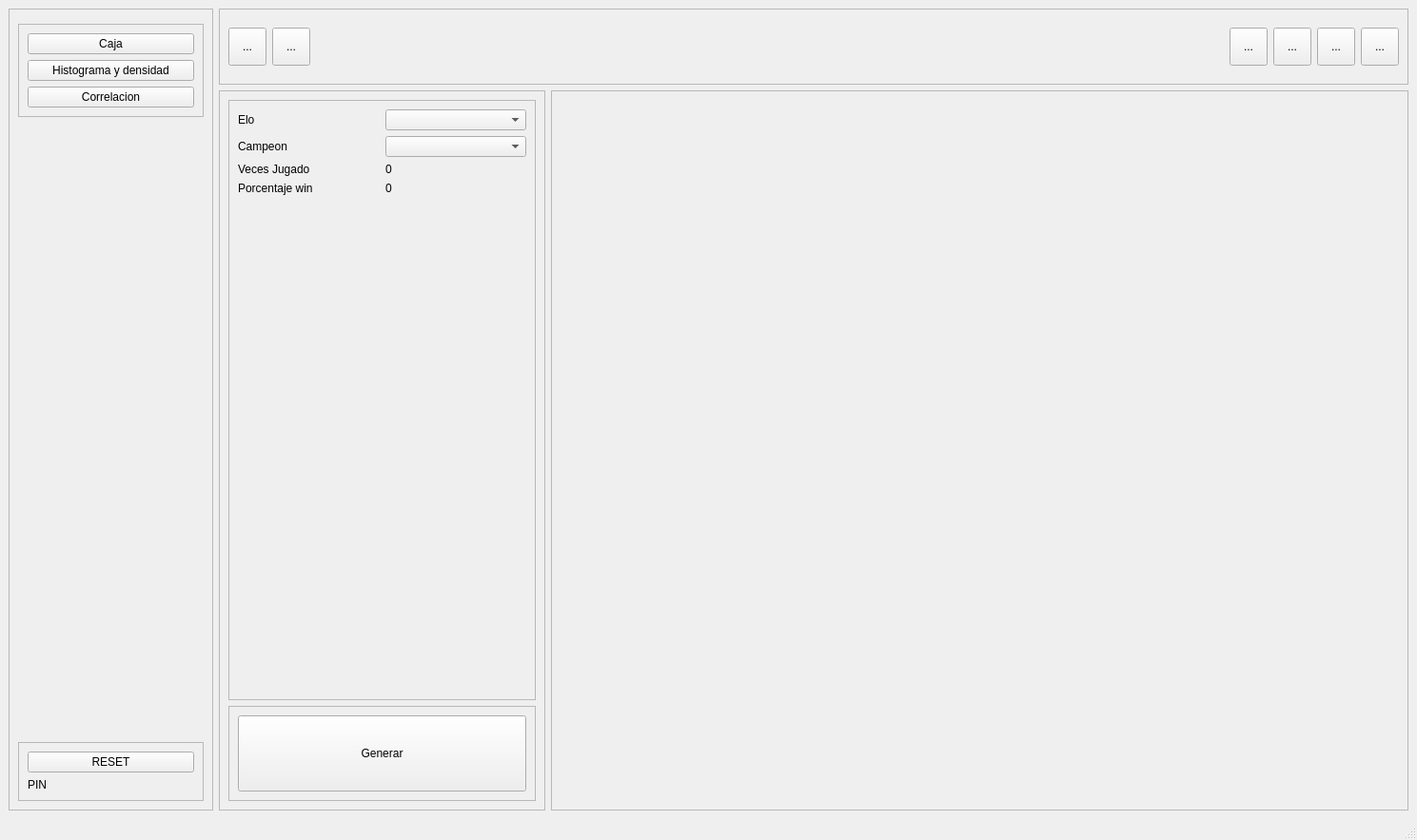
<?xml version="1.0" encoding="UTF-8"?>
<ui version="4.0">
 <class>MainWindow</class>
 <widget class="QMainWindow" name="MainWindow">
  <property name="geometry">
   <rect>
    <x>0</x>
    <y>0</y>
    <width>1489</width>
    <height>883</height>
   </rect>
  </property>
  <property name="windowTitle">
   <string>MainWindow</string>
  </property>
  <property name="styleSheet">
   <string notr="true"/>
  </property>
  <widget class="QWidget" name="centralwidget">
   <layout class="QGridLayout" name="gridLayout" rowstretch="2,19" columnstretch="5,8,21">
    <item row="0" column="0" rowspan="2">
     <widget class="QFrame" name="frame_barra_menu">
      <property name="frameShape">
       <enum>QFrame::StyledPanel</enum>
      </property>
      <property name="frameShadow">
       <enum>QFrame::Raised</enum>
      </property>
      <layout class="QVBoxLayout" name="verticalLayout">
       <item>
        <widget class="QFrame" name="frame_13">
         <property name="frameShape">
          <enum>QFrame::StyledPanel</enum>
         </property>
         <property name="frameShadow">
          <enum>QFrame::Raised</enum>
         </property>
        </widget>
       </item>
       <item>
        <widget class="QFrame" name="frame_5">
         <property name="frameShape">
          <enum>QFrame::StyledPanel</enum>
         </property>
         <property name="frameShadow">
          <enum>QFrame::Raised</enum>
         </property>
         <layout class="QVBoxLayout" name="verticalLayout_2">
          <item>
           <widget class="QPushButton" name="boto_men1">
            <property name="text">
             <string>Caja</string>
            </property>
           </widget>
          </item>
          <item>
           <widget class="QPushButton" name="boto_men2">
            <property name="text">
             <string>Histograma y densidad</string>
            </property>
           </widget>
          </item>
          <item>
           <widget class="QPushButton" name="boto_men3">
            <property name="text">
             <string>Correlacion</string>
            </property>
           </widget>
          </item>
         </layout>
        </widget>
       </item>
       <item>
        <spacer name="verticalSpacer">
         <property name="orientation">
          <enum>Qt::Vertical</enum>
         </property>
         <property name="sizeHint" stdset="0">
          <size>
           <width>20</width>
           <height>40</height>
          </size>
         </property>
        </spacer>
       </item>
       <item>
        <widget class="QFrame" name="frame_4">
         <property name="frameShape">
          <enum>QFrame::StyledPanel</enum>
         </property>
         <property name="frameShadow">
          <enum>QFrame::Raised</enum>
         </property>
         <layout class="QVBoxLayout" name="verticalLayout_3">
          <item>
           <widget class="QPushButton" name="pushButton_4">
            <property name="text">
             <string>RESET</string>
            </property>
            <property name="icon">
             <iconset>
              <normaloff>icono/cait.gif</normaloff>icono/cait.gif</iconset>
            </property>
            <property name="iconSize">
             <size>
              <width>120</width>
              <height>120</height>
             </size>
            </property>
           </widget>
          </item>
          <item>
           <widget class="QLabel" name="label">
            <property name="text">
             <string>PIN</string>
            </property>
           </widget>
          </item>
         </layout>
        </widget>
       </item>
      </layout>
     </widget>
    </item>
    <item row="1" column="2">
     <widget class="QFrame" name="frame_2">
      <property name="frameShape">
       <enum>QFrame::StyledPanel</enum>
      </property>
      <property name="frameShadow">
       <enum>QFrame::Raised</enum>
      </property>
      <layout class="QVBoxLayout" name="verticalLayout_4">
       <property name="spacing">
        <number>0</number>
       </property>
       <property name="leftMargin">
        <number>0</number>
       </property>
       <property name="topMargin">
        <number>0</number>
       </property>
       <property name="rightMargin">
        <number>0</number>
       </property>
       <property name="bottomMargin">
        <number>0</number>
       </property>
       <item>
        <widget class="QStackedWidget" name="stackedWidget">
         <property name="currentIndex">
          <number>0</number>
         </property>
         <widget class="QWidget" name="page">
          <layout class="QGridLayout" name="gridLayout_2"/>
         </widget>
         <widget class="QWidget" name="page_3">
          <layout class="QVBoxLayout" name="verticalLayout_12"/>
         </widget>
         <widget class="QWidget" name="page_2">
          <layout class="QHBoxLayout" name="horizontalLayout_4"/>
         </widget>
         <widget class="QWidget" name="page_4">
          <layout class="QVBoxLayout" name="verticalLayout_13" stretch=""/>
         </widget>
        </widget>
       </item>
      </layout>
     </widget>
    </item>
    <item row="1" column="1">
     <widget class="QFrame" name="frame_barra_tool">
      <property name="frameShape">
       <enum>QFrame::StyledPanel</enum>
      </property>
      <property name="frameShadow">
       <enum>QFrame::Raised</enum>
      </property>
      <layout class="QVBoxLayout" name="verticalLayout_5">
       <item>
        <widget class="QFrame" name="frame_11">
         <property name="frameShape">
          <enum>QFrame::StyledPanel</enum>
         </property>
         <property name="frameShadow">
          <enum>QFrame::Raised</enum>
         </property>
         <layout class="QGridLayout" name="gridLayout_3">
          <item row="1" column="0">
           <widget class="QLabel" name="label_4">
            <property name="text">
             <string>Campeon</string>
            </property>
           </widget>
          </item>
          <item row="1" column="1">
           <widget class="QComboBox" name="combo_championName"/>
          </item>
          <item row="3" column="1">
           <widget class="QLabel" name="lab_win_rate">
            <property name="text">
             <string>0</string>
            </property>
           </widget>
          </item>
          <item row="4" column="0">
           <spacer name="verticalSpacer_2">
            <property name="orientation">
             <enum>Qt::Vertical</enum>
            </property>
            <property name="sizeHint" stdset="0">
             <size>
              <width>20</width>
              <height>40</height>
             </size>
            </property>
           </spacer>
          </item>
          <item row="3" column="0">
           <widget class="QLabel" name="label_5">
            <property name="text">
             <string>Porcentaje win</string>
            </property>
           </widget>
          </item>
          <item row="2" column="0">
           <widget class="QLabel" name="label_2">
            <property name="text">
             <string>Veces Jugado</string>
            </property>
           </widget>
          </item>
          <item row="2" column="1">
           <widget class="QLabel" name="lab_vece_jugado">
            <property name="text">
             <string>0</string>
            </property>
           </widget>
          </item>
          <item row="0" column="1">
           <widget class="QComboBox" name="combo_elo"/>
          </item>
          <item row="0" column="0">
           <widget class="QLabel" name="label_3">
            <property name="text">
             <string>Elo</string>
            </property>
           </widget>
          </item>
         </layout>
        </widget>
       </item>
       <item>
        <widget class="QFrame" name="frame_12">
         <property name="frameShape">
          <enum>QFrame::StyledPanel</enum>
         </property>
         <property name="frameShadow">
          <enum>QFrame::Raised</enum>
         </property>
         <layout class="QGridLayout" name="gridLayout_5">
          <item row="3" column="0" colspan="2">
           <widget class="QPushButton" name="boto_pred">
            <property name="minimumSize">
             <size>
              <width>80</width>
              <height>80</height>
             </size>
            </property>
            <property name="maximumSize">
             <size>
              <width>16777215</width>
              <height>16777215</height>
             </size>
            </property>
            <property name="sizeIncrement">
             <size>
              <width>80</width>
              <height>80</height>
             </size>
            </property>
            <property name="text">
             <string>Generar</string>
            </property>
            <property name="icon">
             <iconset>
              <normaloff>icono/vi.gif</normaloff>icono/vi.gif</iconset>
            </property>
            <property name="iconSize">
             <size>
              <width>120</width>
              <height>120</height>
             </size>
            </property>
           </widget>
          </item>
         </layout>
        </widget>
       </item>
      </layout>
     </widget>
    </item>
    <item row="0" column="1" colspan="2">
     <widget class="QFrame" name="frame_tool">
      <property name="frameShape">
       <enum>QFrame::StyledPanel</enum>
      </property>
      <property name="frameShadow">
       <enum>QFrame::Raised</enum>
      </property>
      <layout class="QHBoxLayout" name="horizontalLayout_2">
       <item>
        <widget class="QToolButton" name="boto_menu">
         <property name="minimumSize">
          <size>
           <width>40</width>
           <height>40</height>
          </size>
         </property>
         <property name="maximumSize">
          <size>
           <width>40</width>
           <height>40</height>
          </size>
         </property>
         <property name="text">
          <string>...</string>
         </property>
        </widget>
       </item>
       <item>
        <widget class="QToolButton" name="boto_tool">
         <property name="minimumSize">
          <size>
           <width>40</width>
           <height>40</height>
          </size>
         </property>
         <property name="maximumSize">
          <size>
           <width>40</width>
           <height>40</height>
          </size>
         </property>
         <property name="text">
          <string>...</string>
         </property>
        </widget>
       </item>
       <item>
        <spacer name="horizontalSpacer">
         <property name="orientation">
          <enum>Qt::Horizontal</enum>
         </property>
         <property name="sizeHint" stdset="0">
          <size>
           <width>40</width>
           <height>20</height>
          </size>
         </property>
        </spacer>
       </item>
       <item>
        <widget class="QToolButton" name="boto_min">
         <property name="minimumSize">
          <size>
           <width>40</width>
           <height>40</height>
          </size>
         </property>
         <property name="maximumSize">
          <size>
           <width>40</width>
           <height>40</height>
          </size>
         </property>
         <property name="text">
          <string>...</string>
         </property>
        </widget>
       </item>
       <item>
        <widget class="QToolButton" name="boto_restaurar">
         <property name="minimumSize">
          <size>
           <width>40</width>
           <height>40</height>
          </size>
         </property>
         <property name="maximumSize">
          <size>
           <width>40</width>
           <height>40</height>
          </size>
         </property>
         <property name="text">
          <string>...</string>
         </property>
        </widget>
       </item>
       <item>
        <widget class="QToolButton" name="boto_max">
         <property name="minimumSize">
          <size>
           <width>40</width>
           <height>40</height>
          </size>
         </property>
         <property name="maximumSize">
          <size>
           <width>40</width>
           <height>40</height>
          </size>
         </property>
         <property name="text">
          <string>...</string>
         </property>
        </widget>
       </item>
       <item>
        <widget class="QToolButton" name="boto_cerrar">
         <property name="minimumSize">
          <size>
           <width>40</width>
           <height>40</height>
          </size>
         </property>
         <property name="text">
          <string>...</string>
         </property>
        </widget>
       </item>
      </layout>
     </widget>
    </item>
   </layout>
  </widget>
  <widget class="QStatusBar" name="statusbar"/>
 </widget>
 <resources/>
 <connections/>
</ui>
